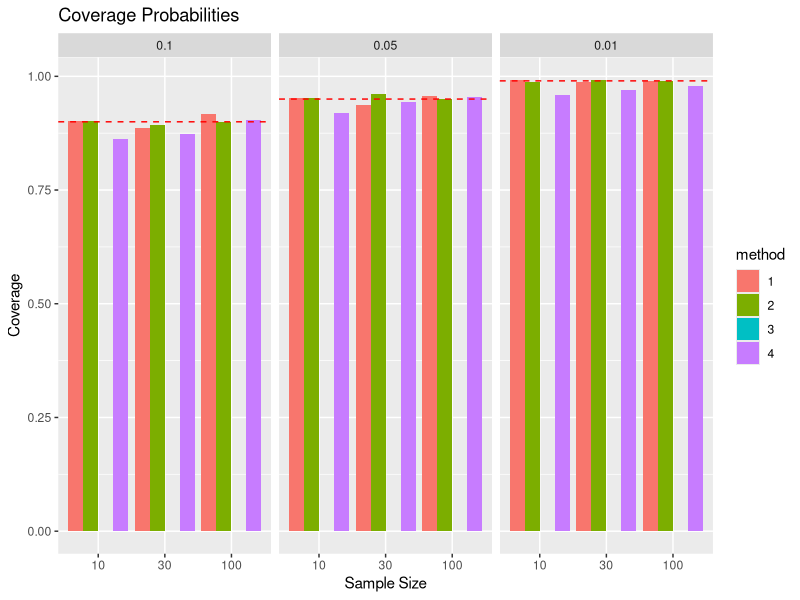
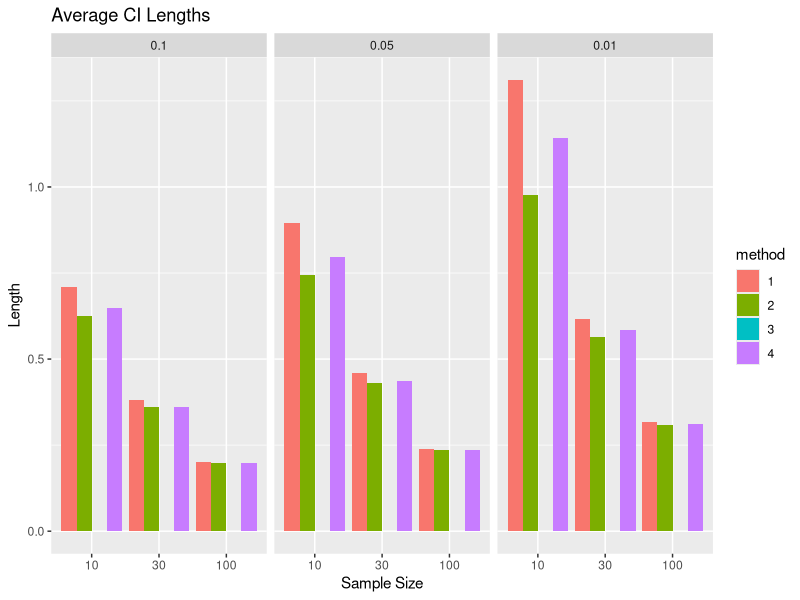
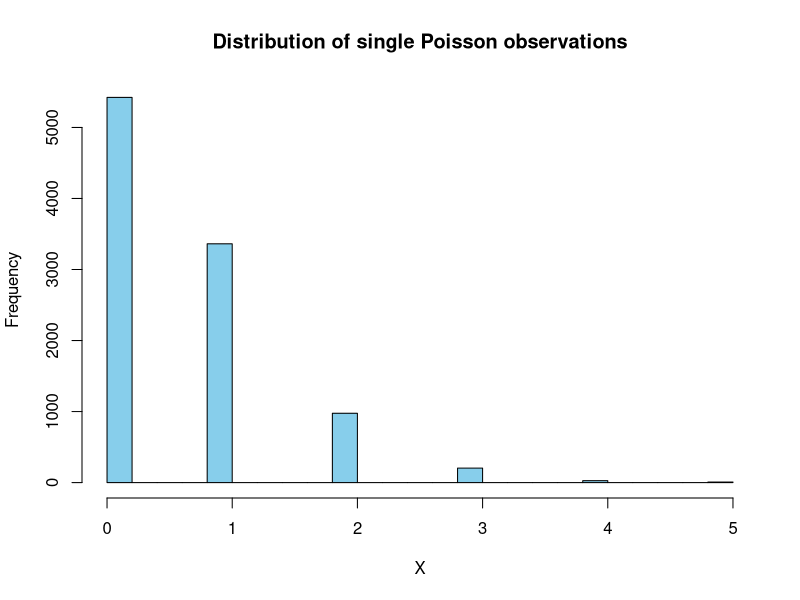
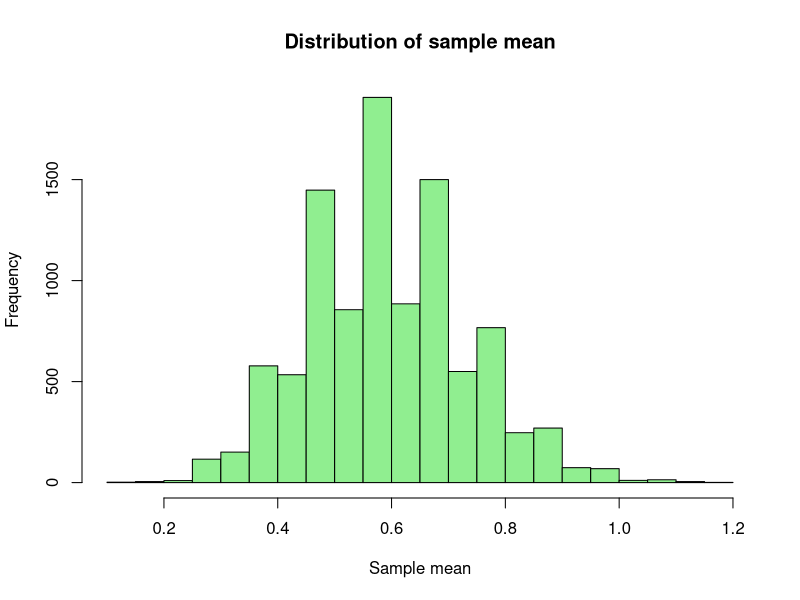

Source code (R) for these figures, in order:
## ---- chunk 1
knitr::opts_chunk$set(echo = TRUE)
## ---- chunk 2
id <- 6
set.seed(id)
theta <- id/10  
lambda <- 1/theta
alpha_values <- c(0.1, 0.05, 0.01)
sample_sizes <- c(10, 30, 100)
m <- 1000  
## ---- chunk 3
calculate_ci <- function(sample, alpha, method) {
  n <- length(sample)
  x_bar <- mean(sample)
  
  if (method == 1) {
    lower <- (2 * n * x_bar) / qchisq(1 - alpha/2, df = 2*n)
    upper <- (2 * n * x_bar) / qchisq(alpha/2, df = 2*n)
  } else if (method == 2) {
    z <- qnorm(1 - alpha/2)
    lower <- x_bar - z * theta / sqrt(n)
    upper <- x_bar + z * theta / sqrt(n)
  } else if (method == 3) {
    z <- qnorm(1 - alpha/2)
    a <- 1 + (z^2)/n
    b <- -2 * x_bar
    c <- x_bar^2
    discriminant <- b^2 - 4*a*c
    
    if (discriminant < 0) {
      return(c(NA, NA, NA)) 
    }
    
    lower <- (-b - sqrt(discriminant)) / (2*a)
    upper <- (-b + sqrt(discriminant)) / (2*a)
    
    if (lower < 0 || upper < lower) {
      return(c(NA, NA, NA))
    }
  } else if (method == 4) {
    t_val <- qt(1 - alpha/2, df = n-1)
    se <- sd(sample) / sqrt(n)
    lower <- x_bar - t_val * se
    upper <- x_bar + t_val * se
  }
  
  return(c(lower, upper, upper - lower))
}
## ---- chunk 4
results <- list()

for (alpha in alpha_values) {
  for (n in sample_sizes) {
    coverage <- numeric(4)
    avg_length <- numeric(4)
    
    for (method in 1:4) {
      coverage_count <- 0
      total_length <- 0
      valid_simulations <- 0
      
      for (i in 1:m) {
        sample <- rexp(n, rate = lambda)
        ci <- calculate_ci(sample, alpha, method)
        
        if (!any(is.na(ci))) {
          if (ci[1] <= theta && theta <= ci[2]) {
            coverage_count <- coverage_count + 1
          }
          total_length <- total_length + ci[3]
          valid_simulations <- valid_simulations + 1
        }
      }
      
      if (valid_simulations > 0) {
        coverage[method] <- coverage_count / valid_simulations
        avg_length[method] <- total_length / valid_simulations
      } else {
        coverage[method] <- NA
        avg_length[method] <- NA
      }
    }
    
    results[[paste("alpha", alpha, "n", n)]] <- list(
      coverage = coverage,
      avg_length = avg_length
    )
  }
}
## ---- chunk 5
cat("SIMULATION RESULTS\n")
cat("=================\n\n")

for (alpha in alpha_values) {
  for (n in sample_sizes) {
    key <- paste("alpha", alpha, "n", n)
    cat("Alpha =", alpha, ", n =", n, ", Theoretical Coverage =", 1-alpha, "\n")
    cat("Method | Coverage | Avg Length\n")
    for (method in 1:4) {
      cat(sprintf("%6d | %8.3f | %10.3f\n", 
                  method, 
                  results[[key]]$coverage[method],
                  results[[key]]$avg_length[method]))
    }
    cat("\n")
  }
}
## ---- chunk 6
library(ggplot2)

plot_data <- data.frame()
for (alpha in alpha_values) {
  for (n in sample_sizes) {
    key <- paste("alpha", alpha, "n", n)
    for (method in 1:4) {
      plot_data <- rbind(plot_data, 
        data.frame(alpha = factor(alpha), n = n, method = factor(method), 
                  coverage = results[[key]]$coverage[method],
                  length = results[[key]]$avg_length[method]))
    }
  }
}

ggplot(plot_data, aes(x = factor(n), y = coverage, fill = method)) +
  geom_bar(stat = "identity", position = "dodge") +
  facet_wrap(~alpha) +
  geom_hline(aes(yintercept = 1-as.numeric(as.character(alpha))), 
             linetype = "dashed", color = "red") +
  labs(title = "Coverage Probabilities", x = "Sample Size", y = "Coverage")

ggplot(plot_data, aes(x = factor(n), y = length, fill = method)) +
  geom_bar(stat = "identity", position = "dodge") +
  facet_wrap(~alpha) +
  labs(title = "Average CI Lengths", x = "Sample Size", y = "Length")
## ---- chunk 7
set.seed(6)
theta <- 0.6
alpha_vec <- c(0.1, 0.05, 0.01)

simulate_once <- function(n, M, theta, alpha_vec){
  # Generate values with Poisson(theta) distribution
  x <- matrix(rpois(n*M, lambda = theta), nrow = n)
  sample_mean <- colMeans(x)
  sample_sd   <- apply(x, 2, sd)
  
  for (alpha in alpha_vec){
    z <- qnorm(1 - alpha/2)
    tcrit <- qt(1 - alpha/2, df = n - 1)
    
    #2: normal CI with known variance θ
    se_known <- sqrt(theta / n)
    lower2 <- sample_mean - z * se_known
    upper2 <- sample_mean + z * se_known
    cover2 <- mean(theta >= lower2 & theta <= upper2)
    len2   <- mean(upper2 - lower2)   # довжина тут однакова, але беремо mean
    
    #3: solved quadratic inequality
    # θ1,2 = (2n x̄ + z^2 ± sqrt(4 n z^2 x̄ + z^4)) / (2n)
    disc <- sqrt(4 * n * z^2 * sample_mean + z^4)
    lower3 <- (2 * n * sample_mean + z^2 - disc) / (2 * n)
    upper3 <- (2 * n * sample_mean + z^2 + disc) / (2 * n)
    
    cover3 <- mean(theta >= lower3 & theta <= upper3)
    len3_mean <- mean(upper3 - lower3)
    len3_max  <- max(upper3 - lower3)
    
    #4: t-interval with sample sd
    se_hat <- sample_sd / sqrt(n)
    lower4 <- sample_mean - tcrit * se_hat
    upper4 <- sample_mean + tcrit * se_hat
    
    cover4 <- mean(theta >= lower4 & theta <= upper4)
    len4_mean <- mean(upper4 - lower4)
    len4_max  <- max(upper4 - lower4)
    
    cat("n =", n, ", M =", M, ", alpha =", alpha, "\n")
    cat("  Method (2) known var:   coverage =", cover2,
        ", mean length =", len2, "\n")
    cat("  Method (3) quadratic:   coverage =", cover3,
        ", mean length =", len3_mean,
        ", max length =", len3_max, "\n")
    cat("  Method (4) t-interval:  coverage =", cover4,
        ", mean length =", len4_mean,
        ", max length =", len4_max, "\n\n")
  }
}

n <- 30
M <- 10000
theta <- 0.6

x <- rpois(M, theta)
hist(x, breaks = 20, col = "skyblue",
     main = "Distribution of single Poisson observations",
     xlab = "X")

means <- replicate(M, mean(rpois(n, theta)))
hist(means, breaks = 30, col = "lightgreen",
     main = "Distribution of sample mean",
     xlab = "Sample mean")

simulate_once(n = 10,  M = 10000, theta = theta, alpha_vec = alpha_vec)
simulate_once(n = 30,  M = 10000, theta = theta, alpha_vec = alpha_vec)
simulate_once(n = 100, M = 10000, theta = theta, alpha_vec = alpha_vec)
## ---- chunk 8
set.seed(42)
mu <- 10
sigma_squared <- 4
sigma <- sqrt(sigma_squared)

cat("Population Mean (mu):", mu, "\n")
cat("Population Variance (sigma_squared):", sigma_squared, "\n")

for (n in c(10, 50, 100, 1000)) {
  cat("---------------------------------\n")
  cat("----- Simulation for n =", n, "-----\n")
  dataset <- rnorm(n, mean = mu, sd = sigma)
  sample_mean <- mean(dataset)
  
  var_n <- sum((dataset - sample_mean) ^ 2) / n
  var_n_minus1 <- var_n * n / (n - 1)
  cat("Biased sample variance:", var_n, "\n")
  cat("Bias:", -sigma_squared / n, "\n")
  cat("Unbiased sample variance:", var_n_minus1, "\n")
  cat("Bias:", 0, "\n")
}
